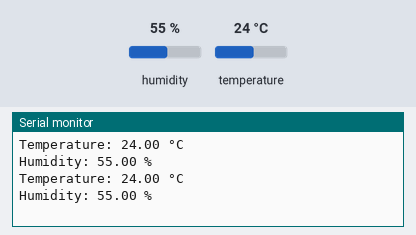
Bench run of a sketch on a simulated Arduino Uno, built with avr-gcc and run on an emulated ATmega328P. Shown: the last lines printed to the serial monitor. Inputs (shaded band) come from the test bench; at power-on: humidity 55 %, temperature 24 °C.

Above: at 4.8 s.
4.9 s: humidity set to 22 %
At 7.1 s:
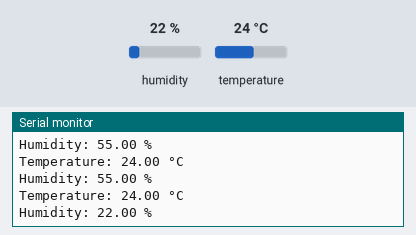
7.9 s: temperature set to 12 °C
At 9.5 s:
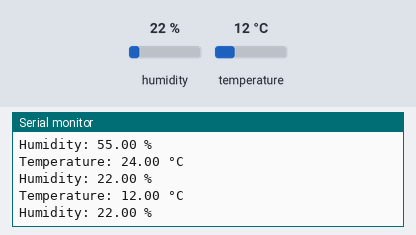
10.9 s: humidity set to 40 %
At 13.1 s:
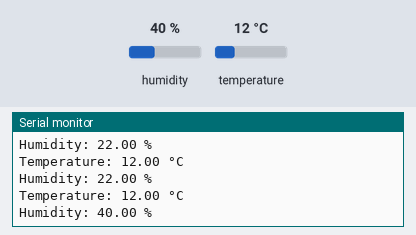
Timing chart, 0 to 14.6 s (numbered marks = the images above; inputs shaded):
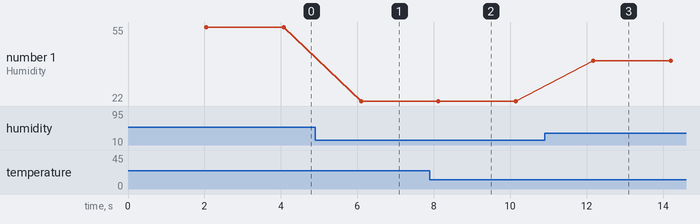

The sketch:

Dht11withArduino.ino
```cpp
// Include the DHT library
#include "DHT.h"

// Define the DHT pin and type of sensor (DHT11 in this case)
#define DHTPIN 2      // Pin connected to the DHT sensor (Data Pin)
#define DHTTYPE DHT11 // DHT11 sensor

// Initialize DHT sensor
DHT dht(DHTPIN, DHTTYPE);

void setup() {
  // Start serial communication for monitoring
  Serial.begin(9600);
  // Initialize the DHT sensor
  dht.begin();
}

void loop() {
  // Wait a few seconds between measurements
  delay(2000);

  // Read temperature as Celsius
  float tempC = dht.readTemperature();

  // Read humidity
  float humidity = dht.readHumidity();

  // Check if any reading failed and exit early (to try again)
  if (isnan(tempC) || isnan(humidity)) {
    Serial.println("Failed to read from DHT sensor!");
    return;
  }

  // Print temperature in Celsius
  Serial.print("Temperature: ");
  Serial.print(tempC);
  Serial.println(" °C");


  // Print humidity
  Serial.print("Humidity: ");
  Serial.print(humidity);
  Serial.println(" %");
}
```

Measured:
- after the input at 4.9 s, the serial monitor: prints a new line after 1.2 s (image 1)
- after the input at 7.9 s, the serial monitor: prints a new line after 0.20 s (image 2)
- after the input at 10.9 s, the serial monitor: prints a new line after 1.3 s (image 3)
- plotted number 1: 55 → 22 after the input at 4.9 s, 22 → 40 after the input at 10.9 s
